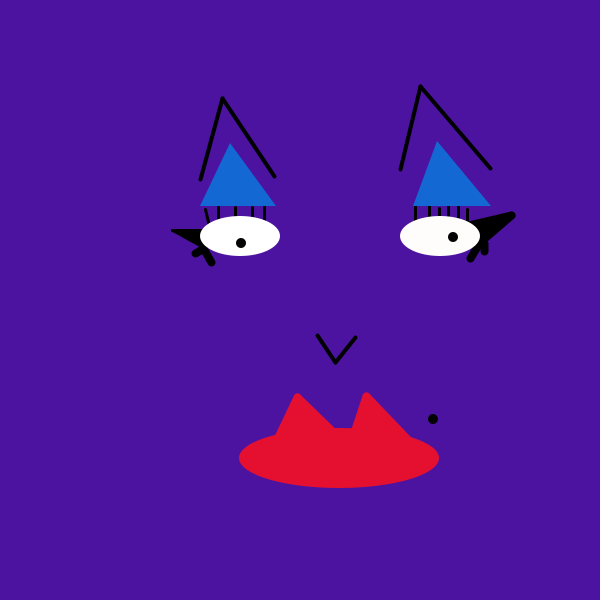
Frame 1 (no input)
Frame 60 (the mouse pressed at the canvas centre just before this capture): identical to frame 1, image omitted
Frame 120 (the mouse held since frame 60 and released just before this capture): identical to frame 1, image omitted

The Processing sketch that drew this single still picture (run headless with seeded random() and noise(); from frame 60 on, the mouse is pressed at the canvas centre):

// Processing sketch: processing_18950
// ── processing_18950.pde

//Lindsay Laven's first assignment

void setup(){
  size(600,600);
   background(76, 18, 160);
   smooth();
   //eyebrow left
   strokeWeight(4);
   line(222, 98, 200, 179);
   line(222, 98, 274, 176);
   
    //eyebrow right
   line(420, 86, 400, 169);
   line(420, 86, 490, 168);
   
   //NOSE
   strokeWeight(4);
   line(317, 335, 335, 362);
   line(335, 362, 355, 337); 
   
    //eyelashes left
    strokeWeight(3);
    line(218, 222, 218, 206);
    line(235, 218, 235, 207);
    line(252, 218, 252, 207);
    line(264, 221, 264, 204);
    line(209, 226, 205, 209);
    line(204, 230, 172, 230);
    line(172, 230, 206, 247);
    
    //eyelashes right
    line(415, 223, 415, 205);
   line(429, 218, 429, 205);
    line(439, 217, 439, 208);
   line(448, 218, 448, 206);
   line(458, 220, 458, 206);
   line(467, 222, 467, 209);
   
   strokeWeight(8);
  line(447, 230, 511, 215);
   line(511, 215, 482, 240);
   line(480, 231, 497, 226);
   line(447, 227, 489, 226);
   line(482, 238, 470, 258);
   line(484, 243, 484, 251);
   line(203, 244, 183, 233);
   line(201, 235, 195, 233);
   line(198, 235, 189, 234);
   line(203, 248, 211, 262);
   line(202, 249, 195, 253);
   
   //top lip
   stroke(229, 16, 48);
   line(277, 439, 297, 397);
   line(297, 397, 331, 430);
   line(355, 429, 366, 396);
   line(366, 396, 411, 443);
   line(300, 407, 291, 434);
   line(293, 417, 286, 435);
   line(306, 410, 298, 435);
  line(310, 412, 306, 433);
  line(316, 417,313, 431); 
  line(320, 425, 322, 433);
  line(369, 403, 361, 431);
  line(373, 408, 369, 432);
  line(378, 412, 376, 434);  
  line(383, 415, 383, 433);
  line(389, 421, 391, 436);
  line(394, 427, 398, 438);
  
 
  
   
   
   noStroke();
   
   
   //eye left
   ellipse(240, 236, 80, 40);
   fill(3, 3, 3);
  ellipse(241, 243, 10, 10);
   
   
   //eye right
   fill(255, 252, 252);
   ellipse(440, 236, 80, 40);
    fill(3, 3, 3);
    ellipse(453, 237, 10, 10);
    
    //eyeshadow left
    fill(19, 104, 211);
    triangle(276, 206, 230, 143, 200, 206);
    
    //eyeshadow right
      fill(19, 104, 211);
    triangle(491, 206, 437, 141, 413, 206);
    
    //mouth
    fill(229, 16, 48);
    ellipse(339, 458, 200, 60);
    
    //beauty mark
    fill(3, 3, 3);
    ellipse(433, 419, 10, 10);
    
   





}

void draw(){
  println("x: " + mouseX);
  println("y: " + mouseY);



}
